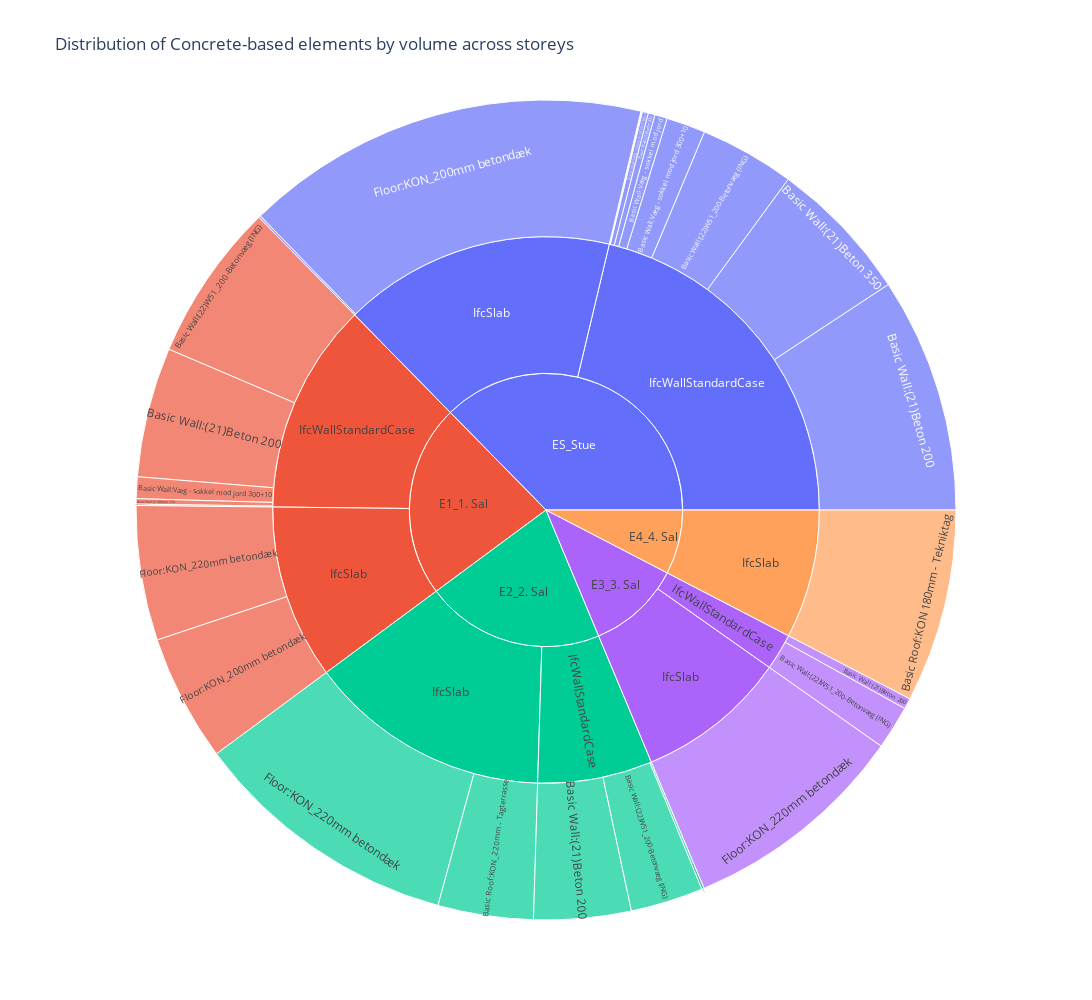

Notebook source saved alongside this figure:
### Code cell
fig = px.sunburst(df.query("Ignore == False"), path=['Storey', 'Class', 'Type'], values='NetVolume',
                  width=1200, height=1000,
                  title="Distribution of Concrete-based elements by volume across storeys",
                  hover_data='Material',
                  )
fig.show()

### Figure 1 — Plotly figure (JSON) as saved in the notebook; plotly's stock layout.template omitted (floating-point values rounded to 4 significant figures)
{"data": [{"branchvalues": "total", "customdata": [["['RM_Væg_Beton_Element']"], ["['RM_Dæk_Beton_Element']"], ["['RM_Væg_Beton_Element']"], ["['RM_Væg_Beton_Element']"], ["['RM_Væg_Beton_Element']"], ["['RM_Væg_Beton_Element']"], ["['RM_Væg_Beton_Element']"], ["['RM_Væg_Beton_Element']"], ["['RM_Væg_Beton_Element Check']"], ["['RM_Væg_Beton_Element Check']"], ["['RM_Væg_Beton_Element']"], ["['RM_Væg_Beton_Element']"], ["['RM_Væg_Beton_Element']"], ["['RM_Væg_Beton_Element']"], ["['Concrete']"], ["['Concrete', 'RM_Batt isolering']"], ["['Concrete', 'RM_Batt isolering', 'RM_Batt isolering']"], ["['Concrete', 'RM_Batt isolering', 'RM_Batt isolering']"], ["['Concrete', 'RM_Batt isolering', 'RM_Batt isolering']"], ["['Concrete', 'RM_Batt isolering', 'RM_Batt isolering']"], ["['Concrete', 'RM_Batt isolering', 'RM_Batt isolering']"], ["['Concrete', 'RM_Batt isolering', 'RM_Batt isolering']"], ["['RM_Dæk_Beton_Element']"], ["['RM_Dæk_Beton_Element']"], ["['RM_Dæk_Beton_Element']"], ["['RM_Dæk_Beton_Element']"], ["['RM_Dæk_Beton_Element']"], ["['RM_Dæk_Beton_Element']"], ["['RM_Dæk_Beton_Element']"], ["['RM_Dæk_Beton_Element']"], ["['RM_Dæk_Beton_Element']"], ["['RM_Væg_Beton_Element']"], ["['RM_Dæk_Beton_Element']"], ["(?)"], ["(?)"], ["['RM_Væg_Beton_Element']"], ["(?)"], ["(?)"], ["(?)"], ["(?)"], ["['RM_Væg_Beton_Element']"], ["(?)"]], "domain": {"x": [0, 1], "y": [0, 1]}, "hovertemplate": "labels=%{label}<br>NetVolume=%{value}<br>parent=%{parent}<br>id=%{id}<br>Material=%{customdata[0]}<extra></extra>", "ids": ["E4_4. Sal/IfcSlab/Basic Roof:KON 180mm - Tekniktag", "E2_2. Sal/IfcSlab/Basic Roof:KON_220mm - Tagterrasse", "E1_1. Sal/IfcWallStandardCase/Basic Wall:(21)Beton 130", "E1_1. Sal/IfcWallStandardCase/Basic Wall:(21)Beton 150", "E1_1. Sal/IfcWallStandardCase/Basic Wall:(21)Beton 200", "E2_2. Sal/IfcWallStandardCase/Basic Wall:(21)Beton 200", "E3_3. Sal/IfcWallStandardCase/Basic Wall:(21)Beton 200", "ES_Stue/IfcWallStandardCase/Basic Wall:(21)Beton 200", "ES_Stue/IfcWallStandardCase/Basic Wall:(21)Beton 300", "ES_Stue/IfcWallStandardCase/Basic Wall:(21)Beton 350", "E1_1. Sal/IfcWallStandardCase/Basic Wall:(22)W51_200-Betonvæg (ING)", "E2_2. Sal/IfcWallStandardCase/Basic Wall:(22)W51_200-Betonvæg (ING)", "E3_3. Sal/IfcWallStandardCase/Basic Wall:(22)W51_200-Betonvæg (ING)", "ES_Stue/IfcWallStandardCase/Basic Wall:(22)W51_200-Betonvæg (ING)", "E2_2. Sal/IfcWallStandardCase/Basic Wall:Fiberbeton terrasse", "ES_Stue/IfcWallStandardCase/Basic Wall:Væg - sokkel mod jord 120+10", "ES_Stue/IfcWallStandardCase/Basic Wall:Væg - sokkel mod jord 2", "ES_Stue/IfcWallStandardCase/Basic Wall:Væg - sokkel mod jord 200+10", "ES_Stue/IfcWallStandardCase/Basic Wall:Væg - sokkel mod jord 250+10", "ES_Stue/IfcWallStandardCase/Basic Wall:Væg - sokkel mod jord 250+10 2", "E1_1. Sal/IfcWallStandardCase/Basic Wall:Væg - sokkel mod jord 300+10", "ES_Stue/IfcWallStandardCase/Basic Wall:Væg - sokkel mod jord 300+10", "ES_Stue/IfcSlab/Floor:$ 80_YDE_Indgang 30 x 30", "E1_1. Sal/IfcSlab/Floor:KON_200mm betondæk", "ES_Stue/IfcSlab/Floor:KON_200mm betondæk", "E1_1. Sal/IfcSlab/Floor:KON_220mm betondæk", "E2_2. Sal/IfcSlab/Floor:KON_220mm betondæk", "E3_3. Sal/IfcSlab/Floor:KON_220mm betondæk", "E1_1. Sal/IfcSlab", "E2_2. Sal/IfcSlab", "E3_3. Sal/IfcSlab", "E4_4. Sal/IfcSlab", "ES_Stue/IfcSlab", "E1_1. Sal/IfcWallStandardCase", "E2_2. Sal/IfcWallStandardCase", "E3_3. Sal/IfcWallStandardCase", "ES_Stue/IfcWallStandardCase", "E1_1. Sal", "E2_2. Sal", "E3_3. Sal", "E4_4. Sal", "ES_Stue"], "labels": ["Basic Roof:KON 180mm - Tekniktag", "Basic Roof:KON_220mm - Tagterrasse", "Basic Wall:(21)Beton 130", "Basic Wall:(21)Beton 150", "Basic Wall:(21)Beton 200", "Basic Wall:(21)Beton 200", "Basic Wall:(21)Beton 200", "Basic Wall:(21)Beton 200", "Basic Wall:(21)Beton 300", "Basic Wall:(21)Beton 350", "Basic Wall:(22)W51_200-Betonvæg (ING)", "Basic Wall:(22)W51_200-Betonvæg (ING)", "Basic Wall:(22)W51_200-Betonvæg (ING)", "Basic Wall:(22)W51_200-Betonvæg (ING)", "Basic Wall:Fiberbeton terrasse", "Basic Wall:Væg - sokkel mod jord 120+10", "Basic Wall:Væg - sokkel mod jord 2", "Basic Wall:Væg - sokkel mod jord 200+10", "Basic Wall:Væg - sokkel mod jord 250+10", "Basic Wall:Væg - sokkel mod jord 250+10 2", "Basic Wall:Væg - sokkel mod jord 300+10", "Basic Wall:Væg - sokkel mod jord 300+10", "Floor:$ 80_YDE_Indgang 30 x 30", "Floor:KON_200mm betondæk", "Floor:KON_200mm betondæk", "Floor:KON_220mm betondæk", "Floor:KON_220mm betondæk", "Floor:KON_220mm betondæk", "IfcSlab", "IfcSlab", "IfcSlab", "IfcSlab", "IfcSlab", "IfcWallStandardCase", "IfcWallStandardCase", "IfcWallStandardCase", "IfcWallStandardCase", "E1_1. Sal", "E2_2. Sal", "E3_3. Sal", "E4_4. Sal", "ES_Stue"], "name": "", "parents": ["E4_4. Sal/IfcSlab", "E2_2. Sal/IfcSlab", "E1_1. Sal/IfcWallStandardCase", "E1_1. Sal/IfcWallStandardCase", "E1_1. Sal/IfcWallStandardCase", "E2_2. Sal/IfcWallStandardCase", "E3_3. Sal/IfcWallStandardCase", "ES_Stue/IfcWallStandardCase", "ES_Stue/IfcWallStandardCase", "ES_Stue/IfcWallStandardCase", "E1_1. Sal/IfcWallStandardCase", "E2_2. Sal/IfcWallStandardCase", "E3_3. Sal/IfcWallStandardCase", "ES_Stue/IfcWallStandardCase", "E2_2. Sal/IfcWallStandardCase", "ES_Stue/IfcWallStandardCase", "ES_Stue/IfcWallStandardCase", "ES_Stue/IfcWallStandardCase", "ES_Stue/IfcWallStandardCase", "ES_Stue/IfcWallStandardCase", "E1_1. Sal/IfcWallStandardCase", "ES_Stue/IfcWallStandardCase", "ES_Stue/IfcSlab", "E1_1. Sal/IfcSlab", "ES_Stue/IfcSlab", "E1_1. Sal/IfcSlab", "E2_2. Sal/IfcSlab", "E3_3. Sal/IfcSlab", "E1_1. Sal", "E2_2. Sal", "E3_3. Sal", "E4_4. Sal", "ES_Stue", "E1_1. Sal", "E2_2. Sal", "E3_3. Sal", "ES_Stue", "", "", "", "", ""], "type": "sunburst", "values": [80.47, 39.72, 0.5697, 2.25, 54.1, 40.48, 4.523, 97.99, 2.825, 59.93, 65.93, 30.29, 18.25, 39.56, 0.9844, 0.05006, 5.201, 0.3082, 2.479, 0.2508, 9.01, 16.31, 0.8608, 52.9, 169.0, 56.12, 112.2, 94.4, 109.0, 151.9, 94.4, 80.47, 169.9, 131.9, 71.76, 22.77, 224.9, 240.9, 223.7, 117.2, 80.47, 394.8]}], "layout": {"height": 1000, "legend": {"tracegroupgap": 0}, "title": {"text": "Distribution of Concrete-based elements by volume across storeys"}, "width": 1200}}
